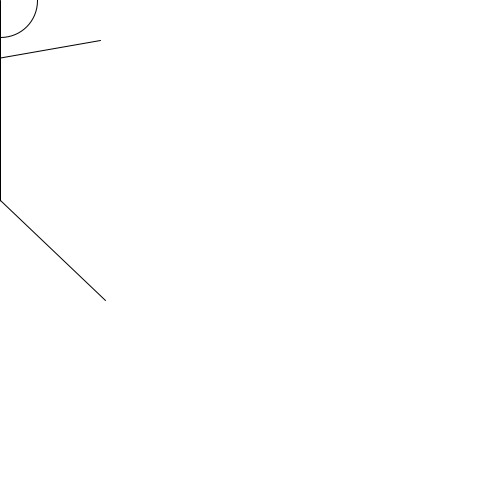
Frame 1 (no input)
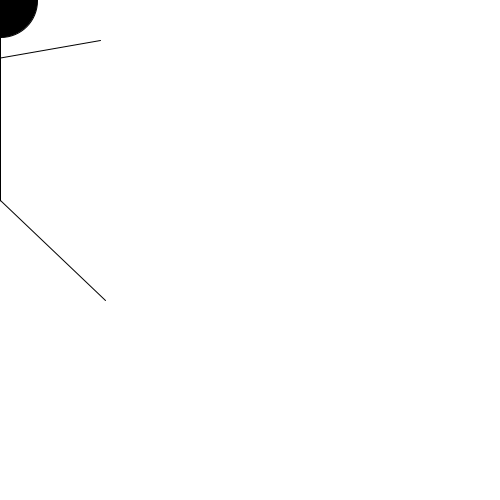
Frame 60 (the mouse pressed at the canvas centre just before this capture)
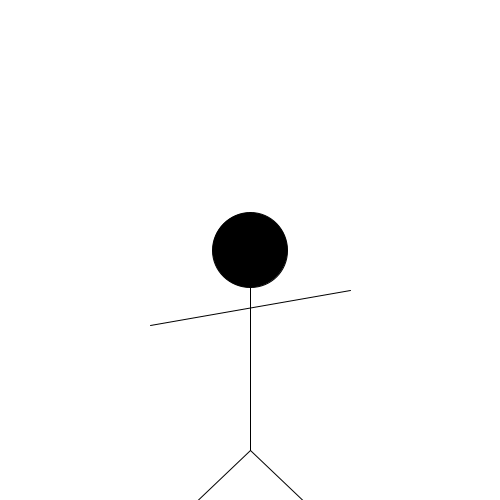
Frame 120 (the mouse held since frame 60 and released just before this capture)

The Processing sketch that drew these frames (run headless with seeded random() and noise(); from frame 60 on, the mouse is pressed at the canvas centre):

// Processing sketch: processing_160699
// ── processing_160699.pde

void setup(){
  size(500,500);
}
void draw(){
  background(255);
  drawStickFigure(mouseX,mouseY);
}
void drawStickFigure(int x, int y){
  ellipse(x,y,75,75);
  {
    fill(0);
  }
  line(x,y+200,x,y);
  line(x+100,y+40,x-100,y+75);
  line(x+105,y+300,x,y+200);
  line(x-105,y+300,x,y+200);
}
